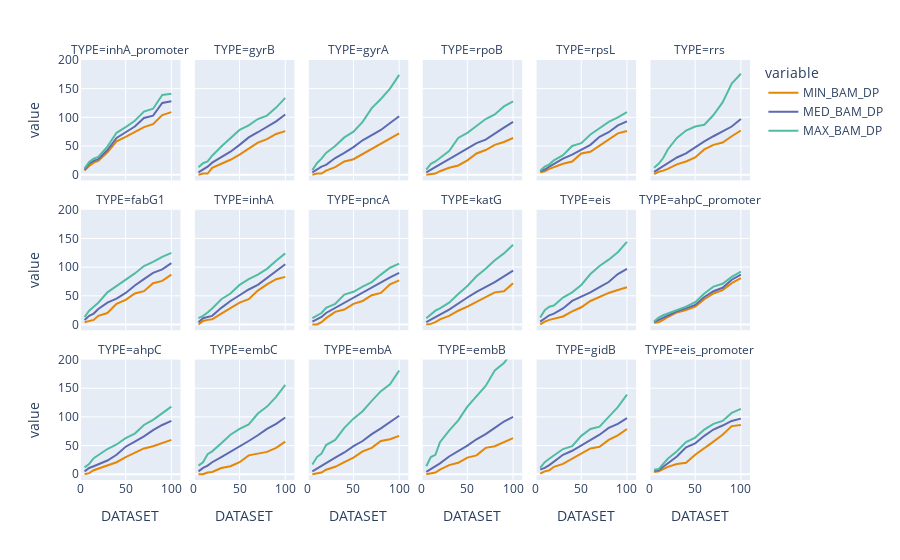

Notebook cell for this chart:
### Markdown cell above
#### INS only

### Code cell
fig = px.line(INSsummstats.sort_values(by=['DATASET'], ascending=[True]), x='DATASET', y=['MIN_BAM_DP', 'MED_BAM_DP', 'MAX_BAM_DP'], facet_col='TYPE', facet_col_wrap=6, range_y=(-10, 200), range_x=(0, 110), color_discrete_sequence=px.colors.qualitative.Vivid)
fig

### Figure 1 — Plotly figure (JSON) as saved in the notebook; plotly's stock layout.template omitted (floating-point values rounded to 4 significant figures)
{"data": [{"hovertemplate": "variable=MIN_BAM_DP<br>TYPE=inhA_promoter<br>DATASET=%{x}<br>value=%{y}<extra></extra>", "legendgroup": "MIN_BAM_DP", "line": {"color": "rgb(229, 134, 6)", "dash": "solid"}, "mode": "lines", "name": "MIN_BAM_DP", "orientation": "v", "showlegend": true, "type": "scatter", "x": [5, 10, 15, 20, 30, 40, 50, 60, 70, 80, 90, 100], "xaxis": "x13", "y": [7, 15, 21, 24, 39, 58, 66, 74, 83, 88, 104, 109], "yaxis": "y13"}, {"hovertemplate": "variable=MIN_BAM_DP<br>TYPE=gyrB<br>DATASET=%{x}<br>value=%{y}<extra></extra>", "legendgroup": "MIN_BAM_DP", "line": {"color": "rgb(229, 134, 6)", "dash": "solid"}, "mode": "lines", "name": "MIN_BAM_DP", "orientation": "v", "showlegend": false, "type": "scatter", "x": [5, 10, 15, 20, 30, 40, 50, 60, 70, 80, 90, 100], "xaxis": "x14", "y": [0, 2, 2, 12, 19, 26, 35, 46, 56, 62, 71, 76], "yaxis": "y14"}, {"hovertemplate": "variable=MIN_BAM_DP<br>TYPE=gyrA<br>DATASET=%{x}<br>value=%{y}<extra></extra>", "legendgroup": "MIN_BAM_DP", "line": {"color": "rgb(229, 134, 6)", "dash": "solid"}, "mode": "lines", "name": "MIN_BAM_DP", "orientation": "v", "showlegend": false, "type": "scatter", "x": [5, 10, 15, 20, 30, 40, 50, 60, 70, 80, 90, 100], "xaxis": "x15", "y": [0, 2, 2, 7, 13, 23, 27, 36, 44, 53, 63, 72], "yaxis": "y15"}, {"hovertemplate": "variable=MIN_BAM_DP<br>TYPE=rpoB<br>DATASET=%{x}<br>value=%{y}<extra></extra>", "legendgroup": "MIN_BAM_DP", "line": {"color": "rgb(229, 134, 6)", "dash": "solid"}, "mode": "lines", "name": "MIN_BAM_DP", "orientation": "v", "showlegend": false, "type": "scatter", "x": [5, 10, 15, 20, 30, 40, 50, 60, 70, 80, 90, 100], "xaxis": "x16", "y": [0, 1, 2, 6, 12, 16, 25, 37, 43, 52, 57, 64], "yaxis": "y16"}, {"hovertemplate": "variable=MIN_BAM_DP<br>TYPE=rpsL<br>DATASET=%{x}<br>value=%{y}<extra></extra>", "legendgroup": "MIN_BAM_DP", "line": {"color": "rgb(229, 134, 6)", "dash": "solid"}, "mode": "lines", "name": "MIN_BAM_DP", "orientation": "v", "showlegend": false, "type": "scatter", "x": [5, 10, 15, 20, 30, 40, 50, 60, 70, 80, 90, 100], "xaxis": "x17", "y": [4, 6, 10, 13, 19, 23, 37, 40, 51, 62, 72, 76], "yaxis": "y17"}, {"hovertemplate": "variable=MIN_BAM_DP<br>TYPE=rrs<br>DATASET=%{x}<br>value=%{y}<extra></extra>", "legendgroup": "MIN_BAM_DP", "line": {"color": "rgb(229, 134, 6)", "dash": "solid"}, "mode": "lines", "name": "MIN_BAM_DP", "orientation": "v", "showlegend": false, "type": "scatter", "x": [5, 10, 15, 20, 30, 40, 50, 60, 70, 80, 90, 100], "xaxis": "x18", "y": [1, 5, 7, 10, 18, 23, 30, 44, 52, 56, 67, 77], "yaxis": "y18"}, {"hovertemplate": "variable=MIN_BAM_DP<br>TYPE=fabG1<br>DATASET=%{x}<br>value=%{y}<extra></extra>", "legendgroup": "MIN_BAM_DP", "line": {"color": "rgb(229, 134, 6)", "dash": "solid"}, "mode": "lines", "name": "MIN_BAM_DP", "orientation": "v", "showlegend": false, "type": "scatter", "x": [5, 10, 15, 20, 30, 40, 50, 60, 70, 80, 90, 100], "xaxis": "x7", "y": [4, 6, 8, 15, 20, 36, 43, 54, 58, 72, 76, 87], "yaxis": "y7"}, {"hovertemplate": "variable=MIN_BAM_DP<br>TYPE=inhA<br>DATASET=%{x}<br>value=%{y}<extra></extra>", "legendgroup": "MIN_BAM_DP", "line": {"color": "rgb(229, 134, 6)", "dash": "solid"}, "mode": "lines", "name": "MIN_BAM_DP", "orientation": "v", "showlegend": false, "type": "scatter", "x": [5, 10, 15, 20, 30, 40, 50, 60, 70, 80, 90, 100], "xaxis": "x8", "y": [0, 6, 8, 9, 19, 28, 38, 44, 59, 70, 79, 83], "yaxis": "y8"}, {"hovertemplate": "variable=MIN_BAM_DP<br>TYPE=pncA<br>DATASET=%{x}<br>value=%{y}<extra></extra>", "legendgroup": "MIN_BAM_DP", "line": {"color": "rgb(229, 134, 6)", "dash": "solid"}, "mode": "lines", "name": "MIN_BAM_DP", "orientation": "v", "showlegend": false, "type": "scatter", "x": [5, 10, 15, 20, 30, 40, 50, 60, 70, 80, 90, 100], "xaxis": "x9", "y": [0, 0, 4, 11, 22, 26, 36, 41, 51, 55, 70, 77], "yaxis": "y9"}, {"hovertemplate": "variable=MIN_BAM_DP<br>TYPE=katG<br>DATASET=%{x}<br>value=%{y}<extra></extra>", "legendgroup": "MIN_BAM_DP", "line": {"color": "rgb(229, 134, 6)", "dash": "solid"}, "mode": "lines", "name": "MIN_BAM_DP", "orientation": "v", "showlegend": false, "type": "scatter", "x": [5, 10, 15, 20, 30, 40, 50, 60, 70, 80, 90, 100], "xaxis": "x10", "y": [0, 1, 4, 9, 15, 24, 31, 39, 48, 56, 58, 72], "yaxis": "y10"}, {"hovertemplate": "variable=MIN_BAM_DP<br>TYPE=eis<br>DATASET=%{x}<br>value=%{y}<extra></extra>", "legendgroup": "MIN_BAM_DP", "line": {"color": "rgb(229, 134, 6)", "dash": "solid"}, "mode": "lines", "name": "MIN_BAM_DP", "orientation": "v", "showlegend": false, "type": "scatter", "x": [5, 10, 15, 20, 30, 40, 50, 60, 70, 80, 90, 100], "xaxis": "x11", "y": [0, 5, 8, 10, 14, 23, 30, 41, 48, 55, 60, 65], "yaxis": "y11"}, {"hovertemplate": "variable=MIN_BAM_DP<br>TYPE=ahpC_promoter<br>DATASET=%{x}<br>value=%{y}<extra></extra>", "legendgroup": "MIN_BAM_DP", "line": {"color": "rgb(229, 134, 6)", "dash": "solid"}, "mode": "lines", "name": "MIN_BAM_DP", "orientation": "v", "showlegend": false, "type": "scatter", "x": [5, 10, 15, 20, 30, 40, 50, 60, 70, 80, 90, 100], "xaxis": "x12", "y": [3, 4, 8, 13, 21, 25, 31, 44, 54, 60, 72, 81], "yaxis": "y12"}, {"hovertemplate": "variable=MIN_BAM_DP<br>TYPE=ahpC<br>DATASET=%{x}<br>value=%{y}<extra></extra>", "legendgroup": "MIN_BAM_DP", "line": {"color": "rgb(229, 134, 6)", "dash": "solid"}, "mode": "lines", "name": "MIN_BAM_DP", "orientation": "v", "showlegend": false, "type": "scatter", "x": [5, 10, 15, 20, 30, 40, 50, 60, 70, 80, 90, 100], "xaxis": "x", "y": [0, 2, 7, 10, 15, 21, 30, 37, 45, 49, 55, 60], "yaxis": "y"}, {"hovertemplate": "variable=MIN_BAM_DP<br>TYPE=embC<br>DATASET=%{x}<br>value=%{y}<extra></extra>", "legendgroup": "MIN_BAM_DP", "line": {"color": "rgb(229, 134, 6)", "dash": "solid"}, "mode": "lines", "name": "MIN_BAM_DP", "orientation": "v", "showlegend": false, "type": "scatter", "x": [5, 10, 15, 20, 30, 40, 50, 60, 70, 80, 90, 100], "xaxis": "x2", "y": [0, 0, 3, 4, 11, 14, 21, 33, 36, 39, 46, 57], "yaxis": "y2"}, {"hovertemplate": "variable=MIN_BAM_DP<br>TYPE=embA<br>DATASET=%{x}<br>value=%{y}<extra></extra>", "legendgroup": "MIN_BAM_DP", "line": {"color": "rgb(229, 134, 6)", "dash": "solid"}, "mode": "lines", "name": "MIN_BAM_DP", "orientation": "v", "showlegend": false, "type": "scatter", "x": [5, 10, 15, 20, 30, 40, 50, 60, 70, 80, 90, 100], "xaxis": "x3", "y": [0, 2, 3, 8, 13, 21, 29, 40, 46, 58, 61, 67], "yaxis": "y3"}, {"hovertemplate": "variable=MIN_BAM_DP<br>TYPE=embB<br>DATASET=%{x}<br>value=%{y}<extra></extra>", "legendgroup": "MIN_BAM_DP", "line": {"color": "rgb(229, 134, 6)", "dash": "solid"}, "mode": "lines", "name": "MIN_BAM_DP", "orientation": "v", "showlegend": false, "type": "scatter", "x": [5, 10, 15, 20, 30, 40, 50, 60, 70, 80, 90, 100], "xaxis": "x4", "y": [0, 2, 3, 8, 16, 20, 29, 33, 46, 49, 56, 63], "yaxis": "y4"}, {"hovertemplate": "variable=MIN_BAM_DP<br>TYPE=gidB<br>DATASET=%{x}<br>value=%{y}<extra></extra>", "legendgroup": "MIN_BAM_DP", "line": {"color": "rgb(229, 134, 6)", "dash": "solid"}, "mode": "lines", "name": "MIN_BAM_DP", "orientation": "v", "showlegend": false, "type": "scatter", "x": [5, 10, 15, 20, 30, 40, 50, 60, 70, 80, 90, 100], "xaxis": "x5", "y": [1, 5, 7, 13, 18, 27, 36, 45, 48, 60, 68, 79], "yaxis": "y5"}, {"hovertemplate": "variable=MIN_BAM_DP<br>TYPE=eis_promoter<br>DATASET=%{x}<br>value=%{y}<extra></extra>", "legendgroup": "MIN_BAM_DP", "line": {"color": "rgb(229, 134, 6)", "dash": "solid"}, "mode": "lines", "name": "MIN_BAM_DP", "orientation": "v", "showlegend": false, "type": "scatter", "x": [5, 10, 15, 20, 30, 40, 50, 60, 70, 80, 90, 100], "xaxis": "x6", "y": [4, 5, 9, 13, 18, 20, 34, 45, 57, 69, 84, 86], "yaxis": "y6"}, {"hovertemplate": "variable=MED_BAM_DP<br>TYPE=inhA_promoter<br>DATASET=%{x}<br>value=%{y}<extra></extra>", "legendgroup": "MED_BAM_DP", "line": {"color": "rgb(93, 105, 177)", "dash": "solid"}, "mode": "lines", "name": "MED_BAM_DP", "orientation": "v", "showlegend": true, "type": "scatter", "x": [5, 10, 15, 20, 30, 40, 50, 60, 70, 80, 90, 100], "xaxis": "x13", "y": [9, 19, 24, 27, 43, 64, 74, 84, 99, 103, 125, 128], "yaxis": "y13"}, {"hovertemplate": "variable=MED_BAM_DP<br>TYPE=gyrB<br>DATASET=%{x}<br>value=%{y}<extra></extra>", "legendgroup": "MED_BAM_DP", "line": {"color": "rgb(93, 105, 177)", "dash": "solid"}, "mode": "lines", "name": "MED_BAM_DP", "orientation": "v", "showlegend": false, "type": "scatter", "x": [5, 10, 15, 20, 30, 40, 50, 60, 70, 80, 90, 100], "xaxis": "x14", "y": [4, 9, 14, 21, 30, 40, 52, 65, 74, 84, 93, 105], "yaxis": "y14"}, {"hovertemplate": "variable=MED_BAM_DP<br>TYPE=gyrA<br>DATASET=%{x}<br>value=%{y}<extra></extra>", "legendgroup": "MED_BAM_DP", "line": {"color": "rgb(93, 105, 177)", "dash": "solid"}, "mode": "lines", "name": "MED_BAM_DP", "orientation": "v", "showlegend": false, "type": "scatter", "x": [5, 10, 15, 20, 30, 40, 50, 60, 70, 80, 90, 100], "xaxis": "x15", "y": [4, 9, 14, 17, 29, 38, 48, 60, 69, 78, 90, 102], "yaxis": "y15"}, {"hovertemplate": "variable=MED_BAM_DP<br>TYPE=rpoB<br>DATASET=%{x}<br>value=%{y}<extra></extra>", "legendgroup": "MED_BAM_DP", "line": {"color": "rgb(93, 105, 177)", "dash": "solid"}, "mode": "lines", "name": "MED_BAM_DP", "orientation": "v", "showlegend": false, "type": "scatter", "x": [5, 10, 15, 20, 30, 40, 50, 60, 70, 80, 90, 100], "xaxis": "x16", "y": [4, 9, 13, 18, 27, 36, 46, 55, 61, 72, 82, 92], "yaxis": "y16"}, {"hovertemplate": "variable=MED_BAM_DP<br>TYPE=rpsL<br>DATASET=%{x}<br>value=%{y}<extra></extra>", "legendgroup": "MED_BAM_DP", "line": {"color": "rgb(93, 105, 177)", "dash": "solid"}, "mode": "lines", "name": "MED_BAM_DP", "orientation": "v", "showlegend": false, "type": "scatter", "x": [5, 10, 15, 20, 30, 40, 50, 60, 70, 80, 90, 100], "xaxis": "x17", "y": [6, 9, 14, 19, 28, 35, 44, 52, 66, 74, 86, 93], "yaxis": "y17"}, {"hovertemplate": "variable=MED_BAM_DP<br>TYPE=rrs<br>DATASET=%{x}<br>value=%{y}<extra></extra>", "legendgroup": "MED_BAM_DP", "line": {"color": "rgb(93, 105, 177)", "dash": "solid"}, "mode": "lines", "name": "MED_BAM_DP", "orientation": "v", "showlegend": false, "type": "scatter", "x": [5, 10, 15, 20, 30, 40, 50, 60, 70, 80, 90, 100], "xaxis": "x18", "y": [5, 10, 15, 20, 30, 37, 48, 58, 67, 75, 84, 97], "yaxis": "y18"}, {"hovertemplate": "variable=MED_BAM_DP<br>TYPE=fabG1<br>DATASET=%{x}<br>value=%{y}<extra></extra>", "legendgroup": "MED_BAM_DP", "line": {"color": "rgb(93, 105, 177)", "dash": "solid"}, "mode": "lines", "name": "MED_BAM_DP", "orientation": "v", "showlegend": false, "type": "scatter", "x": [5, 10, 15, 20, 30, 40, 50, 60, 70, 80, 90, 100], "xaxis": "x7", "y": [8, 15, 19, 27, 38, 45, 55, 68, 79, 90, 96, 107], "yaxis": "y7"}, {"hovertemplate": "variable=MED_BAM_DP<br>TYPE=inhA<br>DATASET=%{x}<br>value=%{y}<extra></extra>", "legendgroup": "MED_BAM_DP", "line": {"color": "rgb(93, 105, 177)", "dash": "solid"}, "mode": "lines", "name": "MED_BAM_DP", "orientation": "v", "showlegend": false, "type": "scatter", "x": [5, 10, 15, 20, 30, 40, 50, 60, 70, 80, 90, 100], "xaxis": "x8", "y": [4, 11, 13, 15, 29, 41, 51, 61, 69, 81, 94, 105], "yaxis": "y8"}, {"hovertemplate": "variable=MED_BAM_DP<br>TYPE=pncA<br>DATASET=%{x}<br>value=%{y}<extra></extra>", "legendgroup": "MED_BAM_DP", "line": {"color": "rgb(93, 105, 177)", "dash": "solid"}, "mode": "lines", "name": "MED_BAM_DP", "orientation": "v", "showlegend": false, "type": "scatter", "x": [5, 10, 15, 20, 30, 40, 50, 60, 70, 80, 90, 100], "xaxis": "x9", "y": [5, 9, 13, 20, 29, 37, 47, 55, 64, 73, 82, 90], "yaxis": "y9"}, {"hovertemplate": "variable=MED_BAM_DP<br>TYPE=katG<br>DATASET=%{x}<br>value=%{y}<extra></extra>", "legendgroup": "MED_BAM_DP", "line": {"color": "rgb(93, 105, 177)", "dash": "solid"}, "mode": "lines", "name": "MED_BAM_DP", "orientation": "v", "showlegend": false, "type": "scatter", "x": [5, 10, 15, 20, 30, 40, 50, 60, 70, 80, 90, 100], "xaxis": "x10", "y": [4, 8, 13, 17, 26, 37, 47, 57, 65, 74, 84, 94], "yaxis": "y10"}, {"hovertemplate": "variable=MED_BAM_DP<br>TYPE=eis<br>DATASET=%{x}<br>value=%{y}<extra></extra>", "legendgroup": "MED_BAM_DP", "line": {"color": "rgb(93, 105, 177)", "dash": "solid"}, "mode": "lines", "name": "MED_BAM_DP", "orientation": "v", "showlegend": false, "type": "scatter", "x": [5, 10, 15, 20, 30, 40, 50, 60, 70, 80, 90, 100], "xaxis": "x11", "y": [5, 11, 16, 19, 28, 41, 48, 56, 65, 74, 88, 97], "yaxis": "y11"}, {"hovertemplate": "variable=MED_BAM_DP<br>TYPE=ahpC_promoter<br>DATASET=%{x}<br>value=%{y}<extra></extra>", "legendgroup": "MED_BAM_DP", "line": {"color": "rgb(93, 105, 177)", "dash": "solid"}, "mode": "lines", "name": "MED_BAM_DP", "orientation": "v", "showlegend": false, "type": "scatter", "x": [5, 10, 15, 20, 30, 40, 50, 60, 70, 80, 90, 100], "xaxis": "x12", "y": [4, 8, 12, 16, 23, 28, 34, 48, 58, 64, 78, 87], "yaxis": "y12"}, {"hovertemplate": "variable=MED_BAM_DP<br>TYPE=ahpC<br>DATASET=%{x}<br>value=%{y}<extra></extra>", "legendgroup": "MED_BAM_DP", "line": {"color": "rgb(93, 105, 177)", "dash": "solid"}, "mode": "lines", "name": "MED_BAM_DP", "orientation": "v", "showlegend": false, "type": "scatter", "x": [5, 10, 15, 20, 30, 40, 50, 60, 70, 80, 90, 100], "xaxis": "x", "y": [5, 11, 14, 17, 24, 34, 48, 57, 66, 77, 86, 93], "yaxis": "y"}, {"hovertemplate": "variable=MED_BAM_DP<br>TYPE=embC<br>DATASET=%{x}<br>value=%{y}<extra></extra>", "legendgroup": "MED_BAM_DP", "line": {"color": "rgb(93, 105, 177)", "dash": "solid"}, "mode": "lines", "name": "MED_BAM_DP", "orientation": "v", "showlegend": false, "type": "scatter", "x": [5, 10, 15, 20, 30, 40, 50, 60, 70, 80, 90, 100], "xaxis": "x2", "y": [5, 11, 15, 21, 30, 39, 49, 58, 68, 79, 88, 99], "yaxis": "y2"}, {"hovertemplate": "variable=MED_BAM_DP<br>TYPE=embA<br>DATASET=%{x}<br>value=%{y}<extra></extra>", "legendgroup": "MED_BAM_DP", "line": {"color": "rgb(93, 105, 177)", "dash": "solid"}, "mode": "lines", "name": "MED_BAM_DP", "orientation": "v", "showlegend": false, "type": "scatter", "x": [5, 10, 15, 20, 30, 40, 50, 60, 70, 80, 90, 100], "xaxis": "x3", "y": [5, 10, 14, 19, 29, 38, 49, 58, 70, 80, 91, 102], "yaxis": "y3"}, {"hovertemplate": "variable=MED_BAM_DP<br>TYPE=embB<br>DATASET=%{x}<br>value=%{y}<extra></extra>", "legendgroup": "MED_BAM_DP", "line": {"color": "rgb(93, 105, 177)", "dash": "solid"}, "mode": "lines", "name": "MED_BAM_DP", "orientation": "v", "showlegend": false, "type": "scatter", "x": [5, 10, 15, 20, 30, 40, 50, 60, 70, 80, 90, 100], "xaxis": "x4", "y": [4, 9, 14, 19, 31, 40, 50, 61, 70, 81, 92, 100], "yaxis": "y4"}, {"hovertemplate": "variable=MED_BAM_DP<br>TYPE=gidB<br>DATASET=%{x}<br>value=%{y}<extra></extra>", "legendgroup": "MED_BAM_DP", "line": {"color": "rgb(93, 105, 177)", "dash": "solid"}, "mode": "lines", "name": "MED_BAM_DP", "orientation": "v", "showlegend": false, "type": "scatter", "x": [5, 10, 15, 20, 30, 40, 50, 60, 70, 80, 90, 100], "xaxis": "x5", "y": [8, 11, 16, 22, 34, 41, 50, 60, 69, 81, 88, 98], "yaxis": "y5"}, {"hovertemplate": "variable=MED_BAM_DP<br>TYPE=eis_promoter<br>DATASET=%{x}<br>value=%{y}<extra></extra>", "legendgroup": "MED_BAM_DP", "line": {"color": "rgb(93, 105, 177)", "dash": "solid"}, "mode": "lines", "name": "MED_BAM_DP", "orientation": "v", "showlegend": false, "type": "scatter", "x": [5, 10, 15, 20, 30, 40, 50, 60, 70, 80, 90, 100], "xaxis": "x6", "y": [6, 7, 13, 19, 31, 47, 54, 67, 78, 85, 93, 97], "yaxis": "y6"}, {"hovertemplate": "variable=MAX_BAM_DP<br>TYPE=inhA_promoter<br>DATASET=%{x}<br>value=%{y}<extra></extra>", "legendgroup": "MAX_BAM_DP", "line": {"color": "rgb(82, 188, 163)", "dash": "solid"}, "mode": "lines", "name": "MAX_BAM_DP", "orientation": "v", "showlegend": true, "type": "scatter", "x": [5, 10, 15, 20, 30, 40, 50, 60, 70, 80, 90, 100], "xaxis": "x13", "y": [11, 22, 28, 31, 49, 73, 83, 94, 110, 115, 139, 141], "yaxis": "y13"}, {"hovertemplate": "variable=MAX_BAM_DP<br>TYPE=gyrB<br>DATASET=%{x}<br>value=%{y}<extra></extra>", "legendgroup": "MAX_BAM_DP", "line": {"color": "rgb(82, 188, 163)", "dash": "solid"}, "mode": "lines", "name": "MAX_BAM_DP", "orientation": "v", "showlegend": false, "type": "scatter", "x": [5, 10, 15, 20, 30, 40, 50, 60, 70, 80, 90, 100], "xaxis": "x14", "y": [13, 20, 23, 33, 49, 64, 78, 86, 97, 103, 117, 134], "yaxis": "y14"}, {"hovertemplate": "variable=MAX_BAM_DP<br>TYPE=gyrA<br>DATASET=%{x}<br>value=%{y}<extra></extra>", "legendgroup": "MAX_BAM_DP", "line": {"color": "rgb(82, 188, 163)", "dash": "solid"}, "mode": "lines", "name": "MAX_BAM_DP", "orientation": "v", "showlegend": false, "type": "scatter", "x": [5, 10, 15, 20, 30, 40, 50, 60, 70, 80, 90, 100], "xaxis": "x15", "y": [8, 20, 28, 38, 50, 65, 75, 92, 116, 132, 150, 174], "yaxis": "y15"}, {"hovertemplate": "variable=MAX_BAM_DP<br>TYPE=rpoB<br>DATASET=%{x}<br>value=%{y}<extra></extra>", "legendgroup": "MAX_BAM_DP", "line": {"color": "rgb(82, 188, 163)", "dash": "solid"}, "mode": "lines", "name": "MAX_BAM_DP", "orientation": "v", "showlegend": false, "type": "scatter", "x": [5, 10, 15, 20, 30, 40, 50, 60, 70, 80, 90, 100], "xaxis": "x16", "y": [9, 19, 23, 29, 41, 64, 73, 85, 97, 105, 119, 128], "yaxis": "y16"}, {"hovertemplate": "variable=MAX_BAM_DP<br>TYPE=rpsL<br>DATASET=%{x}<br>value=%{y}<extra></extra>", "legendgroup": "MAX_BAM_DP", "line": {"color": "rgb(82, 188, 163)", "dash": "solid"}, "mode": "lines", "name": "MAX_BAM_DP", "orientation": "v", "showlegend": false, "type": "scatter", "x": [5, 10, 15, 20, 30, 40, 50, 60, 70, 80, 90, 100], "xaxis": "x17", "y": [7, 14, 18, 25, 34, 50, 55, 70, 81, 92, 100, 109], "yaxis": "y17"}, {"hovertemplate": "variable=MAX_BAM_DP<br>TYPE=rrs<br>DATASET=%{x}<br>value=%{y}<extra></extra>", "legendgroup": "MAX_BAM_DP", "line": {"color": "rgb(82, 188, 163)", "dash": "solid"}, "mode": "lines", "name": "MAX_BAM_DP", "orientation": "v", "showlegend": false, "type": "scatter", "x": [5, 10, 15, 20, 30, 40, 50, 60, 70, 80, 90, 100], "xaxis": "x18", "y": [12, 19, 29, 44, 64, 77, 84, 87, 104, 126, 159, 176], "yaxis": "y18"}, {"hovertemplate": "variable=MAX_BAM_DP<br>TYPE=fabG1<br>DATASET=%{x}<br>value=%{y}<extra></extra>", "legendgroup": "MAX_BAM_DP", "line": {"color": "rgb(82, 188, 163)", "dash": "solid"}, "mode": "lines", "name": "MAX_BAM_DP", "orientation": "v", "showlegend": false, "type": "scatter", "x": [5, 10, 15, 20, 30, 40, 50, 60, 70, 80, 90, 100], "xaxis": "x7", "y": [13, 24, 31, 38, 56, 67, 79, 89, 102, 109, 118, 125], "yaxis": "y7"}, {"hovertemplate": "variable=MAX_BAM_DP<br>TYPE=inhA<br>DATASET=%{x}<br>value=%{y}<extra></extra>", "legendgroup": "MAX_BAM_DP", "line": {"color": "rgb(82, 188, 163)", "dash": "solid"}, "mode": "lines", "name": "MAX_BAM_DP", "orientation": "v", "showlegend": false, "type": "scatter", "x": [5, 10, 15, 20, 30, 40, 50, 60, 70, 80, 90, 100], "xaxis": "x8", "y": [11, 15, 21, 28, 44, 54, 69, 79, 87, 97, 111, 124], "yaxis": "y8"}, {"hovertemplate": "variable=MAX_BAM_DP<br>TYPE=pncA<br>DATASET=%{x}<br>value=%{y}<extra></extra>", "legendgroup": "MAX_BAM_DP", "line": {"color": "rgb(82, 188, 163)", "dash": "solid"}, "mode": "lines", "name": "MAX_BAM_DP", "orientation": "v", "showlegend": false, "type": "scatter", "x": [5, 10, 15, 20, 30, 40, 50, 60, 70, 80, 90, 100], "xaxis": "x9", "y": [11, 15, 20, 29, 36, 52, 57, 66, 74, 87, 99, 106], "yaxis": "y9"}, {"hovertemplate": "variable=MAX_BAM_DP<br>TYPE=katG<br>DATASET=%{x}<br>value=%{y}<extra></extra>", "legendgroup": "MAX_BAM_DP", "line": {"color": "rgb(82, 188, 163)", "dash": "solid"}, "mode": "lines", "name": "MAX_BAM_DP", "orientation": "v", "showlegend": false, "type": "scatter", "x": [5, 10, 15, 20, 30, 40, 50, 60, 70, 80, 90, 100], "xaxis": "x10", "y": [11, 18, 24, 28, 38, 53, 67, 84, 97, 112, 124, 139], "yaxis": "y10"}, {"hovertemplate": "variable=MAX_BAM_DP<br>TYPE=eis<br>DATASET=%{x}<br>value=%{y}<extra></extra>", "legendgroup": "MAX_BAM_DP", "line": {"color": "rgb(82, 188, 163)", "dash": "solid"}, "mode": "lines", "name": "MAX_BAM_DP", "orientation": "v", "showlegend": false, "type": "scatter", "x": [5, 10, 15, 20, 30, 40, 50, 60, 70, 80, 90, 100], "xaxis": "x11", "y": [12, 25, 31, 33, 47, 56, 69, 88, 102, 113, 126, 144], "yaxis": "y11"}, {"hovertemplate": "variable=MAX_BAM_DP<br>TYPE=ahpC_promoter<br>DATASET=%{x}<br>value=%{y}<extra></extra>", "legendgroup": "MAX_BAM_DP", "line": {"color": "rgb(82, 188, 163)", "dash": "solid"}, "mode": "lines", "name": "MAX_BAM_DP", "orientation": "v", "showlegend": false, "type": "scatter", "x": [5, 10, 15, 20, 30, 40, 50, 60, 70, 80, 90, 100], "xaxis": "x12", "y": [5, 12, 16, 19, 25, 31, 39, 54, 66, 71, 83, 92], "yaxis": "y12"}, {"hovertemplate": "variable=MAX_BAM_DP<br>TYPE=ahpC<br>DATASET=%{x}<br>value=%{y}<extra></extra>", "legendgroup": "MAX_BAM_DP", "line": {"color": "rgb(82, 188, 163)", "dash": "solid"}, "mode": "lines", "name": "MAX_BAM_DP", "orientation": "v", "showlegend": false, "type": "scatter", "x": [5, 10, 15, 20, 30, 40, 50, 60, 70, 80, 90, 100], "xaxis": "x", "y": [12, 18, 28, 33, 44, 52, 63, 71, 86, 95, 107, 118], "yaxis": "y"}, {"hovertemplate": "variable=MAX_BAM_DP<br>TYPE=embC<br>DATASET=%{x}<br>value=%{y}<extra></extra>", "legendgroup": "MAX_BAM_DP", "line": {"color": "rgb(82, 188, 163)", "dash": "solid"}, "mode": "lines", "name": "MAX_BAM_DP", "orientation": "v", "showlegend": false, "type": "scatter", "x": [5, 10, 15, 20, 30, 40, 50, 60, 70, 80, 90, 100], "xaxis": "x2", "y": [15, 21, 35, 40, 54, 69, 79, 87, 106, 118, 135, 156], "yaxis": "y2"}, {"hovertemplate": "variable=MAX_BAM_DP<br>TYPE=embA<br>DATASET=%{x}<br>value=%{y}<extra></extra>", "legendgroup": "MAX_BAM_DP", "line": {"color": "rgb(82, 188, 163)", "dash": "solid"}, "mode": "lines", "name": "MAX_BAM_DP", "orientation": "v", "showlegend": false, "type": "scatter", "x": [5, 10, 15, 20, 30, 40, 50, 60, 70, 80, 90, 100], "xaxis": "x3", "y": [17, 30, 36, 51, 60, 81, 97, 110, 128, 145, 157, 181], "yaxis": "y3"}, {"hovertemplate": "variable=MAX_BAM_DP<br>TYPE=embB<br>DATASET=%{x}<br>value=%{y}<extra></extra>", "legendgroup": "MAX_BAM_DP", "line": {"color": "rgb(82, 188, 163)", "dash": "solid"}, "mode": "lines", "name": "MAX_BAM_DP", "orientation": "v", "showlegend": false, "type": "scatter", "x": [5, 10, 15, 20, 30, 40, 50, 60, 70, 80, 90, 100], "xaxis": "x4", "y": [14, 30, 34, 56, 76, 94, 118, 137, 154, 181, 194, 215], "yaxis": "y4"}, {"hovertemplate": "variable=MAX_BAM_DP<br>TYPE=gidB<br>DATASET=%{x}<br>value=%{y}<extra></extra>", "legendgroup": "MAX_BAM_DP", "line": {"color": "rgb(82, 188, 163)", "dash": "solid"}, "mode": "lines", "name": "MAX_BAM_DP", "orientation": "v", "showlegend": false, "type": "scatter", "x": [5, 10, 15, 20, 30, 40, 50, 60, 70, 80, 90, 100], "xaxis": "x5", "y": [11, 21, 27, 33, 44, 49, 67, 79, 83, 100, 117, 139], "yaxis": "y5"}, {"hovertemplate": "variable=MAX_BAM_DP<br>TYPE=eis_promoter<br>DATASET=%{x}<br>value=%{y}<extra></extra>", "legendgroup": "MAX_BAM_DP", "line": {"color": "rgb(82, 188, 163)", "dash": "solid"}, "mode": "lines", "name": "MAX_BAM_DP", "orientation": "v", "showlegend": false, "type": "scatter", "x": [5, 10, 15, 20, 30, 40, 50, 60, 70, 80, 90, 100], "xaxis": "x6", "y": [8, 9, 18, 27, 40, 56, 64, 78, 88, 93, 107, 114], "yaxis": "y6"}], "layout": {"annotations": [{"font": {}, "showarrow": false, "text": "TYPE=ahpC", "x": 0.075, "xanchor": "center", "xref": "paper", "y": 0.2867, "yanchor": "bottom", "yref": "paper"}, {"font": {}, "showarrow": false, "text": "TYPE=embC", "x": 0.245, "xanchor": "center", "xref": "paper", "y": 0.2867, "yanchor": "bottom", "yref": "paper"}, {"font": {}, "showarrow": false, "text": "TYPE=embA", "x": 0.415, "xanchor": "center", "xref": "paper", "y": 0.2867, "yanchor": "bottom", "yref": "paper"}, {"font": {}, "showarrow": false, "text": "TYPE=embB", "x": 0.585, "xanchor": "center", "xref": "paper", "y": 0.2867, "yanchor": "bottom", "yref": "paper"}, {"font": {}, "showarrow": false, "text": "TYPE=gidB", "x": 0.755, "xanchor": "center", "xref": "paper", "y": 0.2867, "yanchor": "bottom", "yref": "paper"}, {"font": {}, "showarrow": false, "text": "TYPE=eis_promoter", "x": 0.925, "xanchor": "center", "xref": "paper", "y": 0.2867, "yanchor": "bottom", "yref": "paper"}, {"font": {}, "showarrow": false, "text": "TYPE=fabG1", "x": 0.075, "xanchor": "center", "xref": "paper", "y": 0.6433, "yanchor": "bottom", "yref": "paper"}, {"font": {}, "showarrow": false, "text": "TYPE=inhA", "x": 0.245, "xanchor": "center", "xref": "paper", "y": 0.6433, "yanchor": "bottom", "yref": "paper"}, {"font": {}, "showarrow": false, "text": "TYPE=pncA", "x": 0.415, "xanchor": "center", "xref": "paper", "y": 0.6433, "yanchor": "bottom", "yref": "paper"}, {"font": {}, "showarrow": false, "text": "TYPE=katG", "x": 0.585, "xanchor": "center", "xref": "paper", "y": 0.6433, "yanchor": "bottom", "yref": "paper"}, {"font": {}, "showarrow": false, "text": "TYPE=eis", "x": 0.755, "xanchor": "center", "xref": "paper", "y": 0.6433, "yanchor": "bottom", "yref": "paper"}, {"font": {}, "showarrow": false, "text": "TYPE=ahpC_promoter", "x": 0.925, "xanchor": "center", "xref": "paper", "y": 0.6433, "yanchor": "bottom", "yref": "paper"}, {"font": {}, "showarrow": false, "text": "TYPE=inhA_promoter", "x": 0.075, "xanchor": "center", "xref": "paper", "y": 1.0, "yanchor": "bottom", "yref": "paper"}, {"font": {}, "showarrow": false, "text": "TYPE=gyrB", "x": 0.245, "xanchor": "center", "xref": "paper", "y": 1.0, "yanchor": "bottom", "yref": "paper"}, {"font": {}, "showarrow": false, "text": "TYPE=gyrA", "x": 0.415, "xanchor": "center", "xref": "paper", "y": 1.0, "yanchor": "bottom", "yref": "paper"}, {"font": {}, "showarrow": false, "text": "TYPE=rpoB", "x": 0.585, "xanchor": "center", "xref": "paper", "y": 1.0, "yanchor": "bottom", "yref": "paper"}, {"font": {}, "showarrow": false, "text": "TYPE=rpsL", "x": 0.755, "xanchor": "center", "xref": "paper", "y": 1.0, "yanchor": "bottom", "yref": "paper"}, {"font": {}, "showarrow": false, "text": "TYPE=rrs", "x": 0.925, "xanchor": "center", "xref": "paper", "y": 1.0, "yanchor": "bottom", "yref": "paper"}], "autosize": true, "legend": {"title": {"text": "variable"}, "tracegroupgap": 0}, "margin": {"t": 60}, "xaxis": {"anchor": "y", "domain": [0, 0.15], "range": [0, 110], "title": {"text": "DATASET"}, "type": "linear"}, "xaxis10": {"anchor": "y10", "domain": [0.51, 0.66], "matches": "x", "showticklabels": false, "type": "linear"}, "xaxis11": {"anchor": "y11", "domain": [0.68, 0.83], "matches": "x", "showticklabels": false, "type": "linear"}, "xaxis12": {"anchor": "y12", "domain": [0.85, 1], "matches": "x", "showticklabels": false, "type": "linear"}, "xaxis13": {"anchor": "y13", "domain": [0, 0.15], "matches": "x", "showticklabels": false, "type": "linear"}, "xaxis14": {"anchor": "y14", "domain": [0.17, 0.32], "matches": "x", "showticklabels": false, "type": "linear"}, "xaxis15": {"anchor": "y15", "domain": [0.34, 0.49], "matches": "x", "showticklabels": false, "type": "linear"}, "xaxis16": {"anchor": "y16", "domain": [0.51, 0.66], "matches": "x", "showticklabels": false, "type": "linear"}, "xaxis17": {"anchor": "y17", "domain": [0.68, 0.83], "matches": "x", "showticklabels": false, "type": "linear"}, "xaxis18": {"anchor": "y18", "domain": [0.85, 1], "matches": "x", "showticklabels": false, "type": "linear"}, "xaxis2": {"anchor": "y2", "domain": [0.17, 0.32], "matches": "x", "range": [0, 110], "title": {"text": "DATASET"}, "type": "linear"}, "xaxis3": {"anchor": "y3", "domain": [0.34, 0.49], "matches": "x", "range": [0, 110], "title": {"text": "DATASET"}, "type": "linear"}, "xaxis4": {"anchor": "y4", "domain": [0.51, 0.66], "matches": "x", "range": [0, 110], "title": {"text": "DATASET"}, "type": "linear"}, "xaxis5": {"anchor": "y5", "domain": [0.68, 0.83], "matches": "x", "range": [0, 110], "title": {"text": "DATASET"}, "type": "linear"}, "xaxis6": {"anchor": "y6", "domain": [0.85, 1], "matches": "x", "range": [0, 110], "title": {"text": "DATASET"}, "type": "linear"}, "xaxis7": {"anchor": "y7", "domain": [0, 0.15], "matches": "x", "showticklabels": false, "type": "linear"}, "xaxis8": {"anchor": "y8", "domain": [0.17, 0.32], "matches": "x", "showticklabels": false, "type": "linear"}, "xaxis9": {"anchor": "y9", "domain": [0.34, 0.49], "matches": "x", "showticklabels": false, "type": "linear"}, "yaxis": {"anchor": "x", "domain": [0, 0.2867], "range": [-10, 200], "title": {"text": "value"}, "type": "linear"}, "yaxis10": {"anchor": "x10", "domain": [0.3567, 0.6433], "matches": "y", "showticklabels": false, "type": "linear"}, "yaxis11": {"anchor": "x11", "domain": [0.3567, 0.6433], "matches": "y", "showticklabels": false, "type": "linear"}, "yaxis12": {"anchor": "x12", "domain": [0.3567, 0.6433], "matches": "y", "showticklabels": false, "type": "linear"}, "yaxis13": {"anchor": "x13", "domain": [0.7133, 1.0], "matches": "y", "range": [-10, 200], "title": {"text": "value"}, "type": "linear"}, "yaxis14": {"anchor": "x14", "domain": [0.7133, 1.0], "matches": "y", "showticklabels": false, "type": "linear"}, "yaxis15": {"anchor": "x15", "domain": [0.7133, 1.0], "matches": "y", "showticklabels": false, "type": "linear"}, "yaxis16": {"anchor": "x16", "domain": [0.7133, 1.0], "matches": "y", "showticklabels": false, "type": "linear"}, "yaxis17": {"anchor": "x17", "domain": [0.7133, 1.0], "matches": "y", "showticklabels": false, "type": "linear"}, "yaxis18": {"anchor": "x18", "domain": [0.7133, 1.0], "matches": "y", "showticklabels": false, "type": "linear"}, "yaxis2": {"anchor": "x2", "domain": [0, 0.2867], "matches": "y", "showticklabels": false, "type": "linear"}, "yaxis3": {"anchor": "x3", "domain": [0, 0.2867], "matches": "y", "showticklabels": false, "type": "linear"}, "yaxis4": {"anchor": "x4", "domain": [0, 0.2867], "matches": "y", "showticklabels": false, "type": "linear"}, "yaxis5": {"anchor": "x5", "domain": [0, 0.2867], "matches": "y", "showticklabels": false, "type": "linear"}, "yaxis6": {"anchor": "x6", "domain": [0, 0.2867], "matches": "y", "showticklabels": false, "type": "linear"}, "yaxis7": {"anchor": "x7", "domain": [0.3567, 0.6433], "matches": "y", "range": [-10, 200], "title": {"text": "value"}, "type": "linear"}, "yaxis8": {"anchor": "x8", "domain": [0.3567, 0.6433], "matches": "y", "showticklabels": false, "type": "linear"}, "yaxis9": {"anchor": "x9", "domain": [0.3567, 0.6433], "matches": "y", "showticklabels": false, "type": "linear"}}}
